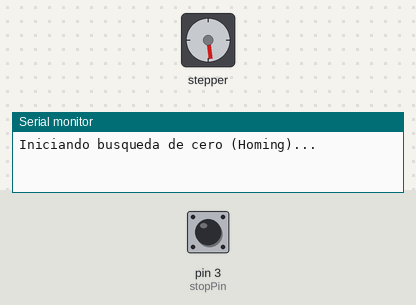
The sketch below on a simulated Arduino Uno, built with avr-gcc and run on an emulated ATmega328P. On the bench: stepper motor, the last lines printed to the serial monitor. Wiring (inferred from the names in the program): stepper motor driver (200 steps per turn assumed): step pin 8; direction pin 9. Inputs (shaded band) come from the test bench; at power-on: pin 3 (stopPin) HIGH.

Above: at 5.0 s.
5.1 s: pin 3 (stopPin) pulled LOW for 0.15 s
At 5.6 s:
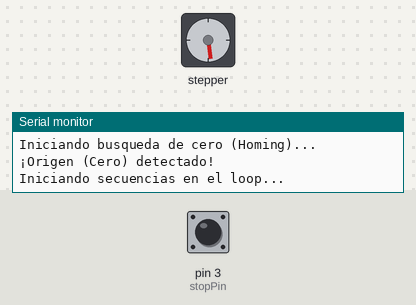
At 8.4 s:
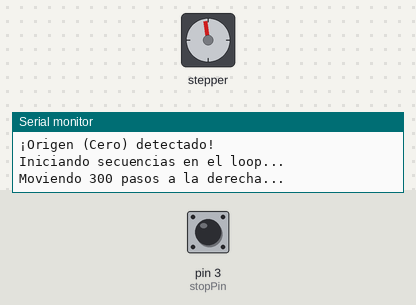
Timing chart, 0 to 20.1 s (numbered marks = the images above; inputs shaded):
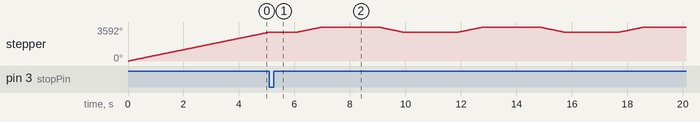

The sketch:

Homming_Nema.ino
```cpp
#include <avr/interrupt.h>

const int dirPin = 9;
const int stepPin = 8;
const int stopPin = 3; // Limit Switch / Botón en INT1 (Pin 3)

// Flag volatile para detectar cuando la estructura física toca el botón
volatile bool origenEncontrado = false;

// Función dedicada a dar 1 solo paso al motor
void darPaso(int tiempoMicrosegundos) {
  digitalWrite(stepPin, HIGH);
  delayMicroseconds(tiempoMicrosegundos);
  digitalWrite(stepPin, LOW);
  delayMicroseconds(tiempoMicrosegundos);
}

void setup() {
  Serial.begin(9600);

  pinMode(dirPin, OUTPUT);
  pinMode(stepPin, OUTPUT);
  pinMode(stopPin, INPUT_PULLUP); // Pin 3 en HIGH por defecto, pasa a LOW al topar

  // --- CONFIGURACIÓN DE REGISTROS INT1 (Pin 3) ---
  EICRA = 0b00001000;   // Detecta flanco de bajada (FALLING)
  EIFR  |= (1 << INTF1); // Limpia interrupciones fantasmas pendientes
  EIMSK = 0b00000010;   // Habilita interrupción INT1 (Pin 3)

  sei(); // Habilitar interrupciones globales

  Serial.println("Iniciando busqueda de cero (Homing)...");

  // Definimos dirección de búsqueda hacia el botón
  digitalWrite(dirPin, HIGH);

  // --- FASE 1: BÚSQUEDA A CIEGAS HASTA TOPAR ---
  // El motor gira paso a paso hasta que la interrupción ponga 'origenEncontrado' en true
  while (!origenEncontrado) {
    darPaso(1500); // Gira buscando el tope físico
  }

  // Deshabilitamos la interrupción INT1 para que el botón no interfiera después de calibrar
  EIMSK &= ~(1 << INT1);

  Serial.println("¡Origen (Cero) detectado!");
  Serial.println("Iniciando secuencias en el loop...");
  delay(1000); // Pausa de 1 segundo antes de iniciar el loop
}

void loop() {
  // --- FASE 2: SECUENCIA DE 300 PASOS (1.5 VUELTAS) ---

  // 1. Giro a la derecha (300 pasos)
  digitalWrite(dirPin, HIGH);
  Serial.println("Moviendo 300 pasos a la derecha...");
  for (int i = 0; i < 300; i++) {
    darPaso(1500);
  }

  delay(2000); // Pausa de 2 segundos en posición alcanzada

  // 2. Giro a la izquierda de regreso (300 pasos)
  digitalWrite(dirPin, LOW);
  Serial.println("Regresando 300 pasos...");
  for (int i = 0; i < 300; i++) {
    darPaso(1500);
  }

  delay(2000); // Pausa antes de repetir
}

// ISR para la interrupción INT1 (Pin 3)
ISR(INT1_vect) {
  origenEncontrado = true; // Notifica que el botón fue tocado físicamente
}
```
